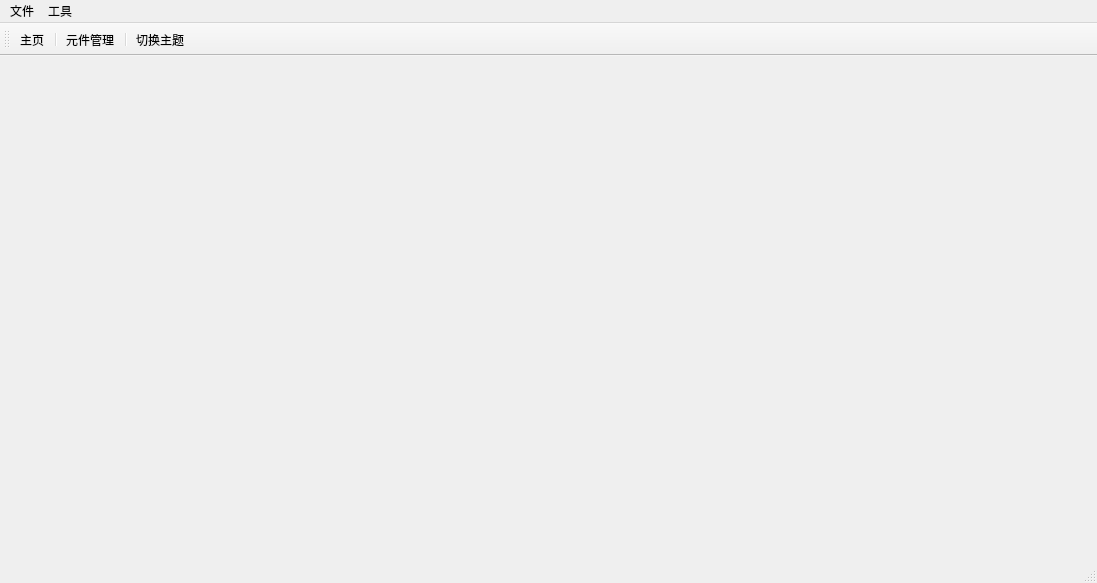
<?xml version="1.0" encoding="UTF-8"?>
<ui version="4.0">
 <class>MainWindow</class>
 <widget class="QMainWindow" name="MainWindow">
  <property name="geometry">
   <rect>
    <x>0</x>
    <y>0</y>
    <width>1097</width>
    <height>583</height>
   </rect>
  </property>
  <property name="windowTitle">
   <string>MainWindow</string>
  </property>
  <widget class="QWidget" name="centralwidget">
   <layout class="QGridLayout" name="gridLayout">
    <item row="0" column="0">
     <widget class="QStackedWidget" name="stackedWidget">
      <property name="currentIndex">
       <number>-1</number>
      </property>
     </widget>
    </item>
   </layout>
  </widget>
  <widget class="QMenuBar" name="menubar">
   <property name="geometry">
    <rect>
     <x>0</x>
     <y>0</y>
     <width>1097</width>
     <height>23</height>
    </rect>
   </property>
   <widget class="QMenu" name="menuFile">
    <property name="title">
     <string>文件</string>
    </property>
    <addaction name="actionHome"/>
    <addaction name="actionExit"/>
   </widget>
   <widget class="QMenu" name="menuTool">
    <property name="title">
     <string>工具</string>
    </property>
    <addaction name="actionManagerComponent"/>
    <addaction name="actionChangeTheme"/>
   </widget>
   <addaction name="menuFile"/>
   <addaction name="menuTool"/>
  </widget>
  <widget class="QStatusBar" name="statusbar"/>
  <widget class="QToolBar" name="toolBar">
   <property name="windowTitle">
    <string>toolBar</string>
   </property>
   <property name="iconSize">
    <size>
     <width>24</width>
     <height>24</height>
    </size>
   </property>
   <property name="floatable">
    <bool>true</bool>
   </property>
   <attribute name="toolBarArea">
    <enum>TopToolBarArea</enum>
   </attribute>
   <attribute name="toolBarBreak">
    <bool>false</bool>
   </attribute>
   <addaction name="actionHome"/>
   <addaction name="separator"/>
   <addaction name="actionManagerComponent"/>
   <addaction name="separator"/>
   <addaction name="actionChangeTheme"/>
  </widget>
  <action name="actionHome">
   <property name="icon">
    <iconset resource="../res/icon.qrc">
     <normaloff>:/icon/Icon/home.png</normaloff>:/icon/Icon/home.png</iconset>
   </property>
   <property name="text">
    <string>主页</string>
   </property>
  </action>
  <action name="actionExit">
   <property name="icon">
    <iconset resource="../res/icon.qrc">
     <normaloff>:/icon/Icon/exit.png</normaloff>:/icon/Icon/exit.png</iconset>
   </property>
   <property name="text">
    <string>退出</string>
   </property>
  </action>
  <action name="actionChangeTheme">
   <property name="checkable">
    <bool>false</bool>
   </property>
   <property name="icon">
    <iconset resource="../res/icon.qrc">
     <normaloff>:/icon/Icon/theme.png</normaloff>:/icon/Icon/theme.png</iconset>
   </property>
   <property name="text">
    <string>切换主题</string>
   </property>
  </action>
  <action name="actionManagerComponent">
   <property name="icon">
    <iconset resource="../res/icon.qrc">
     <normaloff>:/icon/Icon/searchComponent.png</normaloff>:/icon/Icon/searchComponent.png</iconset>
   </property>
   <property name="text">
    <string>元件管理</string>
   </property>
  </action>
 </widget>
 <resources>
  <include location="../res/icon.qrc"/>
 </resources>
 <connections/>
</ui>
